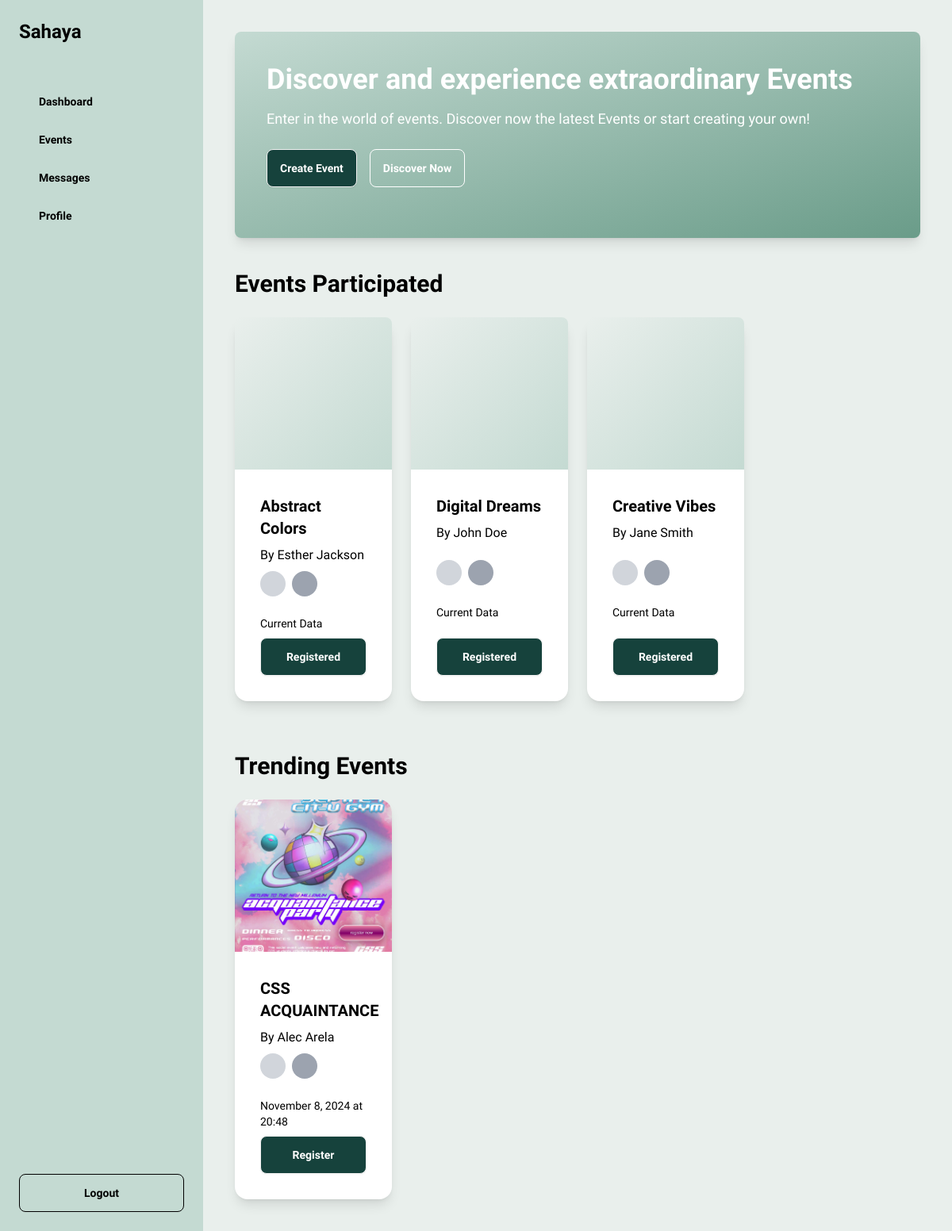
The app's page /users/dashboard/ with its own data.
### event/models.py (models this page shows, shortened)
class Event(models.Model):
    title = models.CharField(max_length=50)
    description = models.CharField(max_length=300)
    location = models.CharField(max_length=100)
    start_date = models.DateField()
    end_date = models.DateField()
    event_time = models.TimeField()
    organizer = models.ForeignKey(settings.AUTH_USER_MODEL, on_delete=models.CASCADE, related_name="organized_events")
    image = models.ImageField(upload_to='event_images/', blank=True, null=True)

### users/models.py (models this page shows, shortened)
class CustomUser(AbstractUser):
    middle_initial = models.CharField(max_length=1, blank=True)
    contact_number = models.CharField(max_length=15, blank=True)

### users/views.py (the view)
# urls.py: path('dashboard/', views.dashboard_view, name='dashboard'),  # Dashboard page
def dashboard_view(request):
    trending_events = Event.objects.all()  # Fetch all events, or apply filters as needed
    return render(request, 'users/dashboard.html', {'trending_events': trending_events})

### users/templates/users/dashboard.html (shortened to what this page needs)
<!DOCTYPE html>
<html lang="en">
<head>
    {% load static %}
    <link href="{% static 'css/styles.css' %}" rel="stylesheet">
    <script src="https://cdn.tailwindcss.com"></script>
    <link href="https://cdn.jsdelivr.net/npm/daisyui@latest/dist/full.css" rel="stylesheet">
</head>
<body class="bg-[#E9EFEC] font-ABeeZee flex h-screen">
<div class="w-64 bg-[#C4DAD2] p-6 flex-shrink-0 flex flex-col fixed h-full text-black">
    <h2 class="text-2xl font-bold mb-10">Sahaya</h2>
    <ul class="menu items-start">
        <li><a href="#" class="btn btn-ghost w-full">Dashboard</a></li>
        <li><a href="#" class="btn btn-ghost w-full">Events</a></li>
        <li><a href="#" class="btn btn-ghost w-full">Messages</a></li>
        <li><a href="{% url 'users:account' %}" class="btn btn-ghost w-full">Profile</a></li>
    </ul>
    <div class="mt-auto">
        <a href="{% url 'home' %}" class="btn btn-outline w-full mt-10 text-black text-left">Logout</a>
    </div>
</div>
    <div class="flex-grow p-10 ml-64 overflow-y-auto">
        <div class="bg-gradient-to-br from-[#C4DAD2] to-[#6A9C89] text-white p-10 rounded-lg shadow-lg mb-10">
            <h1 class="text-4xl font-bold mb-4">Discover and experience extraordinary Events</h1>
            <p class="text-lg mb-6">Enter in the world of events. Discover now the latest Events or start creating your own!</p>
            <div class="flex gap-4">
                <a href="{% url 'event:create_event' %}" class="btn mb-6" style="background-color: #16423C; color: white;">
                    Create Event
                </a>
                <button class="btn btn-outline border-white text-white">Discover Now</button>
            </div>
        </div>
<section class="mb-16 text-black">
    <h2 class="text-3xl font-bold mb-6">Events Participated</h2>
    <div class="grid grid-cols-1 md:grid-cols-2 lg:grid-cols-4 gap-6">
        <div class="card bg-white shadow-lg">
            <figure class="h-48 bg-gradient-to-br from-[#E9EFEC] to-[#C4DAD2] rounded-t-lg"></figure>
            <div class="card-body">
                <h3 class="card-title">Abstract Colors</h3>
                <p>By Esther Jackson</p>
                <div class="flex items-center gap-2">
                    <div class="avatar"><div class="w-8 rounded-full bg-gray-300"></div></div>
                    <div class="avatar"><div class="w-8 rounded-full bg-gray-400"></div></div>
                </div>
                <p class="text-sm mt-4">Current Data</p>
                <button class="btn bg-[#16423C] text-white">Registered</button>
            </div>
        </div>
        <div class="card bg-white shadow-lg">
            <figure class="h-48 bg-gradient-to-br from-[#E9EFEC] to-[#C4DAD2] rounded-t-lg"></figure>
            <div class="card-body">
                <h3 class="card-title">Digital Dreams</h3>
                <p>By John Doe</p>
                <div class="flex items-center gap-2">
                    <div class="avatar"><div class="w-8 rounded-full bg-gray-300"></div></div>
                    <div class="avatar"><div class="w-8 rounded-full bg-gray-400"></div></div>
                </div>
                <p class="text-sm mt-4">Current Data</p>
                <button class="btn bg-[#16423C] text-white">Registered</button>
            </div>
        </div>
        <div class="card bg-white shadow-lg">
            <figure class="h-48 bg-gradient-to-br from-[#E9EFEC] to-[#C4DAD2] rounded-t-lg"></figure>
            <div class="card-body">
                <h3 class="card-title">Creative Vibes</h3>
                <p>By Jane Smith</p>
                <div class="flex items-center gap-2">
                    <div class="avatar"><div class="w-8 rounded-full bg-gray-300"></div></div>
                    <div class="avatar"><div class="w-8 rounded-full bg-gray-400"></div></div>
                </div>
                <p class="text-sm mt-4">Current Data</p>
                <button class="btn bg-[#16423C] text-white">Registered</button>
            </div>
        </div>
    </div>
</section>
  <section>
    <h2 class="text-3xl font-bold mb-6 text-black">Trending Events</h2>
    <div class="grid grid-cols-1 md:grid-cols-2 lg:grid-cols-4 gap-6">
        {% for event in trending_events %}
            <div class="card bg-white shadow-lg">
                <figure class="h-48">
                    {% if event.image %}
                        <img src="{{ event.image.url }}" alt="{{ event.title }}" class="w-full h-full object-cover rounded-t-lg">
                    {% else %}
                        <div class="h-full bg-gradient-to-br from-[#E9EFEC] to-[#C4DAD2] rounded-t-lg"></div>
                    {% endif %}
                </figure>
                <div class="card-body">
                    <h3 class="card-title text-black">{{ event.title }}</h3>
                    <p class="text-black">By {{ event.organizer.first_name }} {{ event.organizer.last_name }}</p>
                    <div class="flex items-center gap-2">
                        <div class="avatar"><div class="w-8 rounded-full bg-gray-300"></div></div>
                        <div class="avatar"><div class="w-8 rounded-full bg-gray-400"></div></div>
                    </div>
                    <p class="text-sm mt-4 text-black">{{ event.start_date|date:"F j, Y" }} at {{ event.event_time|time:"H:i" }}</p>
                    {% if event.organizer == request.user %}
                        <a href="{% url 'event:edit_event' event.id %}" class="btn bg-[#16423C] text-white">Edit Event</a>
                    {% else %}
                        <a href="{% url 'event:view_event' event.id %}" class="btn bg-[#16423C] text-white">Register</a>
                    {% endif %}
                </div>
            </div>
        {% empty %}
            <p>No trending events available at the moment.</p>
        {% endfor %}
    </div>
</section>
</div>
</body>
</html>

### records on screen
Event: image (picture), title "CSS ACQUAINTANCE", organizer.first_name "Alec", organizer.last_name "Arela", start_date "November 8, 2024", event_time "20:48", shows "Register"
